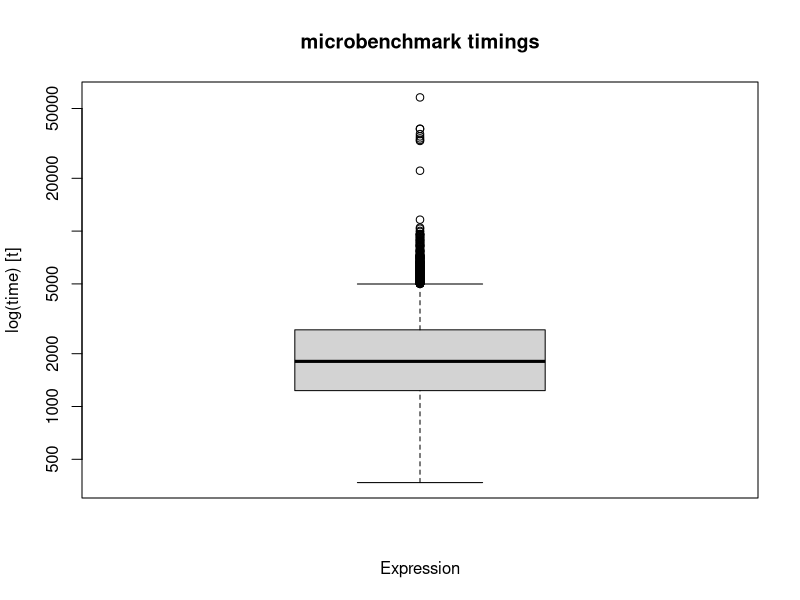
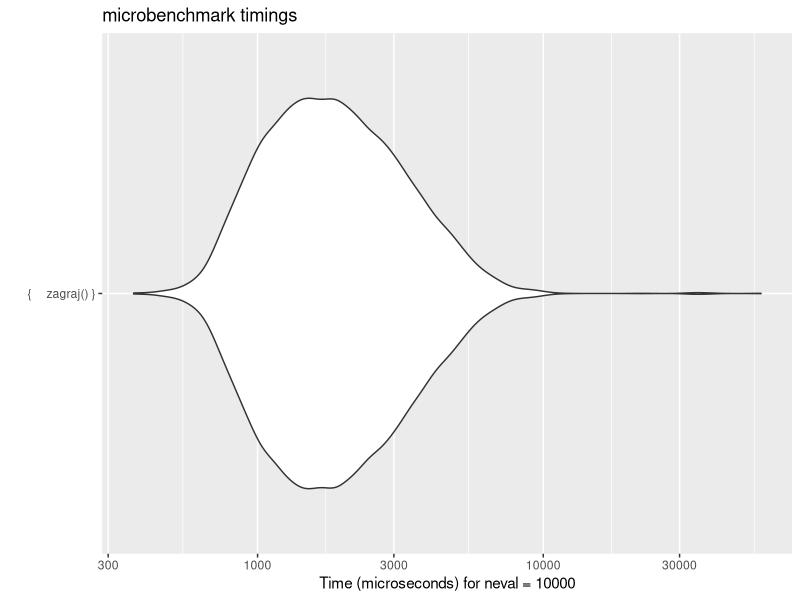

Recreate these plots in R, in order.
## ---- chunk 1
knitr::opts_chunk$set(echo = TRUE)
## ---- chunk 2
##Zdefiniowanie niezbednych wartosci:
## R,S,P,C,H,L,B, gdzie R - krolik, S - owca, P - swinia, C - krowa, H - kon, L - maly pies, B - duzy pies
stado_glowne <<- c(60,24,20,12,6,4,2)
stado <<- c(0,0,0,0,0,0,0)
kostka_zielona <- c('R','R','R','R','R','R','S','S','S','P','C','W')
kostka_czerwona <- c('R','R','R','R','R','R','S','S','P','P','H','F')
##gdzie: W - wilk, F - lis; reszta jak wyzej

##Wektory wymian o takiej samej strukturze jak stado i stado_glowne
##Mowia o tym, ile innych zwierza trzeba aby wymienic na dane zwierze
kon <- c(72,12,6,2,1,12,2)
krowa <- c(36,6,3,1,0,6,1)
swinia <- c(12,2,1,0,0,2,0)
owca <- c(6,1,0,0,0,1,0)
maly_pies <- c(6,1,0,0,0,1,0)
duzy_pies <- c(36,6,3,1,0,6,1)

## ---- chunk 3
##FUNKCJE POMOCNICZE
licz_ile_otrzyma <- function(sie_nalezy){
  if (all(sie_nalezy <= stado_glowne)){
    return(sie_nalezy)
  } else {
    sie_nalezy <- ifelse(sie_nalezy <= stado_glowne, sie_nalezy, stado_glowne)
    return(sie_nalezy)
  }
  ##sprawdzanie z bankiem; bierzemy max tyle ile jest w banku.
  ##funkcja zwraca wektor, wiec nalezy robic otrzymane <- licz_ile_otrzyma(otrzymane)
}


zdecyduj <- function(){
  ##funkcja decydujaca czy wymienic i rzucic czy tylko rzucic 
}



wykonaj_czynnosc <- function(co, jak='+'){
  if (jak=='+'){
    stado <<- stado + co
    stado_glowne <<- stado_glowne - co
    ## tu by sie przydalo sprawdzic czy sie wszystko zgadza
  } else {
    stado <<- stado - co
    stado_glowne <<- stado_glowne + co
    ## tu by sie przydalo sprawdzic czy sie wszystko zgadza
  }
  if (!all(stado+stado_glowne==c(60,24,20,12,6,4,2))){
    #cat('!!!! BLAD - STADA SIE NIE SUMUJA !!!!')
    break
  }
  ##wez z banku/oddaj do banku/wymien; bierze to co w licz_ile_otrzyma zwrocona
  ##symultanicznie robi operacje na banku i naszym stadzie
  ## sprawdza czy bank+stado sie sumuje odpowiednio
}

zakoncz <- function(x=stado){
  ##funkcja konczaca gre, gdy otrzymane beda zadane wartosci stada
  if(all(stado >= c(1,1,1,1,1,0,0))){
    #cat("Wygrales! Koniec gry!")
    return(TRUE)
  } else {
    #########
    suma = 0
    ##6+12+36+72+1 = 127 krolikow (owca, swinia, krowa, kon, krolik)
    for (i in 1:7){
      switch(i,
             "1"={suma <- suma + stado[i]},
             "2"={suma <- suma + 6*stado[i]},
             "3"={suma <- suma + 12*stado[i]},
             "4"={suma <- suma + 36*stado[i]},
             "5"={suma <- suma + 72*stado[i]},
             "6"={suma <- suma + 6*stado[i]},
             "7"={suma <- suma + 36*stado[i]})
    }
    if (suma >= 127){
      #cat("Wygrales! Koniec gry!")
      stado <<- c(suma-126,1,1,1,1,0,0)
      stado_glowne <<- (c(60,24,20,12,6,4,2) - stado)
      return(TRUE)
    }
    return(FALSE)
  }
}
##warunek zawarty w tej funkcji musi jeszcze zapewne zamykac petle gry z break()
##ale fajnie jak cos sie wyswietli na koniec
## ---- chunk 4
##FUNKCJE WYMIANY
czy_starczy_na_konia <- function(){
  suma = 0
  for (i in 1:7){
    switch(i,
           "1"={suma <- suma + stado[i]},
           "2"={suma <- suma + 6*stado[i]},
           "3"={suma <- suma + 12*stado[i]},
           "4"={suma <- suma + 36*stado[i]},
           "6"={suma <- suma + 6*stado[i]},
           "7"={suma <- suma + 36*stado[i]},
           suma <- suma)
  }
  if (suma >= 73){
    #cat("Starczy na konia i krolika! Wymieniasz")
    ##trzeba dodac petle zeby wymieniac az to niemozliwe
    wykonaj_czynnosc(c(stado[1:4],0,stado[6:7]),'-')
    ##usuwam wszystko ze stada, zeby wymienic na konia i krolika/i
    if ((suma-72)<=60){
      wykonaj_czynnosc(c((suma-72),0,0,0,1,0,0))
      #bierzemy konia, a reszte w krolikach
    } else {
      while((suma-72)>60){
        wykonaj_czynnosc(c(0,1,0,0,0,0,0))
        suma <- suma - 6
        ##to i tak nie powinno sie zdarzyc bo 60+72 to juz wygrana
      }
    }
  } 
  ## jesli nie starczy to nie robimy nic
}


owce_na_kroliki <- function(z_owiec=FALSE){
  if(z_owiec==TRUE){if(stado[2]>=1 & stado_glowne[1]>=6){
    wymiana <<- c('R')
    za_wymiane <<- c(0,1,0,0,0,0,0)
    return(wymiana)
  }else {
    wymiana <<- c('pusty')
    za_wymiane <<- c(0,0,0,0,0,0,0)
    #cat('Nie mozna wymienic')
  }}
}

swinie_na_owce <- function(ze_swin=FALSE){
  if(ze_swin==TRUE){if(stado[3]>=1 & stado_glowne[2]>=2){
    wymiana <<- c('SS')
    za_wymiane <<- c(0,0,1,0,0,0,0)
    return(wymiana)
  }else{
    wymiana <<- c('pusty')
    za_wymiane <<- c(0,0,0,0,0,0,0)
    #cat('Nie mozna wymienic')
  }}
}

##Funkcje "wymiana_cos" maja na celu sprawdzic mozliwosc wymiany
##i zwrocic wartosc mozliwa do wykorzystania dalej
##wyluczaja tez wektory, ktore mozna latwo odjac od stada i dodac do stada glownego
wymiana_owca <- function(b){
  ##funkcja sprawdza, czy podane zwierze mozna wymienic na owce
  ##i czy zwierzat w stadzie tego typu jest wystarczajaco duzo
  ##jesli tak, to podaje jednoelemenowy wektor odpowiadajacy owcy
  if (stado_glowne[2]==0){
    wymiana <<- c('pusty')
    za_wymiane <<- c(0,0,0,0,0,0,0)
    #cat("Brak w stadzie glownym!")
  } else {
    switch(b,
           krolik={if(stado[1]>=owca[1]){
             wymiana <<- c('S')
             za_wymiane <<- c(6,0,0,0,0,0,0)
             return(wymiana)
           }else{
             wymiana <<- c('pusty')
             za_wymiane <<- c(0,0,0,0,0,0,0)
             #cat("Za malo zwierzat na wymiane!")
           }},
           maly_pies={if(stado[6]>=owca[6]){
             wymiana <<- c('S')
             za_wymiane <<- c(0,0,0,0,0,1,0)
             return(wymiana)
           }else{
             wymiana <<- c('pusty')
             za_wymiane <<- c(0,0,0,0,0,0,0)
             #cat("Za malo zwierzat na wymiane!")
           }},
           owca={if(stado[2]>=owca[2]){
             wymiana <<- c('S')
             za_wymiane <<- c(0,1,0,0,0,0,0)
             return(wymiana)
           }else{
             wymiana <<- c('pusty')
             za_wymiane <<- c(0,0,0,0,0,0,0)
             #cat("Za malo zwierzat na wymiane!")
           }},
           ##jesli nie, to wyrzuca komunikat
           {wymiana <<- c('pusty')
           za_wymiane <<- c(0,0,0,0,0,0,0)
           #cat("Nie istnieje mozliwosc wymiany!")
           })
  }
}

wymiana_maly_pies <- function(b){
  if (stado_glowne[6]==0){
    wymiana <<- c('pusty')
    za_wymiane <<- c(0,0,0,0,0,0,0)
    #cat("Brak w stadzie glownym!")
  }else {
    ##funkcja jest co do zasady taka sama jak dla wymiana_owca
    switch(b,
           krolik={if(stado[1]>=maly_pies[1]){
             wymiana <<- c('L')
             za_wymiane <<- c(6,0,0,0,0,0,0)
             return(wymiana)
           }else{
             wymiana <<- c('pusty')
             za_wymiane <<- c(0,0,0,0,0,0,0)
             #cat("Za malo zwierzat na wymiane!")
           }},
           maly_pies={if(stado[6]>=maly_pies[6]){
             wymiana <<- c('L')
             za_wymiane <<- c(0,0,0,0,0,1,0)
             return(wymiana)
           }else{
             wymiana <<- c('pusty')
             za_wymiane <<- c(0,0,0,0,0,0,0)
             #cat("Za malo zwierzat na wymiane!")
           }},
           owca={if(stado[2]>=maly_pies[2]){
             wymiana <<- c('L')
             za_wymiane <<- c(0,1,0,0,0,0,0)
             return(wymiana)
           }else{
             wymiana <<- c('pusty')
             za_wymiane <<- c(0,0,0,0,0,0,0)
             #cat("Za malo zwierzat na wymiane!")
           }},
           {wymiana <<- c('pusty')
           za_wymiane <<- c(0,0,0,0,0,0,0)
           #cat("Nie istnieje mozliwosc wymiany!")
           })
  }
}

wymiana_swinia <- function(b){
  ##analogiczna do wymiana_owca
  if (stado_glowne[3]==0){
    wymiana <<- c('pusty')
    za_wymiane <<- c(0,0,0,0,0,0,0)
    #cat("Brak w stadzie glownym!")
  }else {
    switch(b,
           krolik={if(stado[1]>=swinia[1]){
             wymiana <<- c('P')
             za_wymiane <<- c(12,0,0,0,0,0,0)
             return(wymiana)
           }else{
             wymiana <<- c('pusty')
             za_wymiane <<- c(0,0,0,0,0,0,0)
             #cat("Za malo zwierzat na wymiane!")
           }},
           maly_pies={if(stado[6]>=swinia[6]){
             wymiana <<- c('P')
             za_wymiane <<- c(0,0,0,0,0,2,0)
             return(wymiana)
           }else{
             wymiana <<- c('pusty')
             za_wymiane <<- c(0,0,0,0,0,0,0)
             #cat("Za malo zwierzat na wymiane!")
           }},
           owca={if(stado[2]>=swinia[2]){
             wymiana <<- c('P')
             za_wymiane <<- c(0,2,0,0,0,0,0)
             return(wymiana)
           }else{
             wymiana <<- c('pusty')
             za_wymiane <<- c(0,0,0,0,0,0,0)
             #cat("Za malo zwierzat na wymiane!")
           }},
           swinia={if(stado[3]>=swinia[3]){
             wymiana <<- c('P')
             za_wymiane <<- c(0,0,1,0,0,0,0)
             return(wymiana)
           }else{
             wymiana <<- c('pusty')
             za_wymiane <<- c(0,0,0,0,0,0,0)
             #cat("Za malo zwierzat na wymiane!")
           }},
           {wymiana <<- c('pusty')
           za_wymiane <<- c(0,0,0,0,0,0,0)
           #cat("Nie istnieje mozliwosc wymiany!")
           })
  }
}

wymiana_krowa <- function(b){
  ##analogiczna do wymiana_owca i wymiana_swinia
  if (stado_glowne[4]==0){
    wymiana <<- c('pusty')
    za_wymiane <<- c(0,0,0,0,0,0,0)
    #cat("Brak w stadzie glownym!")
  }else {
    switch(b,
           krolik={if(stado[1]>=krowa[1]){
             wymiana <<- c('C')
             za_wymiane <<- c(36,0,0,0,0,0,0)
             return(wymiana)
           }else{
             wymiana <<- c('pusty')
             za_wymiane <<- c(0,0,0,0,0,0,0)
             #cat("Za malo zwierzat na wymiane!")
           }},
           maly_pies={if(stado[6]>=krowa[6]){
             wymiana <<- c('C')
             za_wymiane <<- c(0,0,0,0,0,6,0)
             return(wymiana)
           }else{
             wymiana <<- c('pusty')
             za_wymiane <<- c(0,0,0,0,0,0,0)
             #cat("Za malo zwierzat na wymiane!")
           }},
           owca={if(stado[2]>=krowa[2]){
             wymiana <<- c('C')
             za_wymiane <<- c(0,6,0,0,0,0,0)
             return(wymiana)
           }else{
             wymiana <<- c('pusty')
             za_wymiane <<- c(0,0,0,0,0,0,0)
             #cat("Za malo zwierzat na wymiane!")
           }},
           swinia={if(stado[3]>=krowa[3]){
             wymiana <<- c('C')
             za_wymiane <<- c(0,0,3,0,0,0,0)
             return(wymiana)
           }else{
             wymiana <<- c('pusty')
             za_wymiane <<- c(0,0,0,0,0,0,0)
             #cat("Za malo zwierzat na wymiane!")
           }},
           krowa={if(stado[4]>=krowa[4]){
             wymiana <<- c('C')
             za_wymiane <<- c(0,0,0,1,0,0,0)
             return(wymiana)
           }else{
             wymiana <<- c('pusty')
             za_wymiane <<- c(0,0,0,0,0,0,0)
             #cat("Za malo zwierzat na wymiane!")
           }},
           duzy_pies={if(stado[7]>=krowa[7]){
             wymiana <<- c('C')
             za_wymiane <<- c(0,0,0,0,0,0,1)
             return(wymiana)
           }else{
             wymiana <<- c('pusty')
             za_wymiane <<- c(0,0,0,0,0,0,0)
             #cat("Za malo zwierzat na wymiane!")
           }},
           {wymiana <<- c('pusty')
           za_wymiane <<- c(0,0,0,0,0,0,0)
           #cat("Nie istnieje mozliwosc wymiany!")
           })
  }
}

wymiana_duzy_pies <<- function(b){
  if (stado_glowne[7]==0){
    wymiana <<- c('pusty')
    za_wymiane <<- c(0,0,0,0,0,0,0)
    #cat("Brak w stadzie glownym!")
  } else {
    ##funkcja co do zasady taka sama jak wymiana_krowa
    switch(b,
           krolik={if(stado[1]>=duzy_pies[1]){
             wymiana <<- c('B')
             za_wymiane <<- c(36,0,0,0,0,0,0)
             return(wymiana)
           }else{
             wymiana <<- c('pusty')
             za_wymiane <<- c(0,0,0,0,0,0,0)
             #cat("Za malo zwierzat na wymiane!")
           }},
           maly_pies={if(stado[6]>=duzy_pies[6]){
             wymiana <<- c('B')
             za_wymiane <<- c(0,0,0,0,0,6,0)
             return(wymiana)
           }else{
             wymiana <<- c('pusty')
             za_wymiane <<- c(0,0,0,0,0,0,0)
             #cat("Za malo zwierzat na wymiane!")
           }},
           owca={if(stado[2]>=duzy_pies[2]){
             wymiana <<- c('B')
             za_wymiane <<- c(0,6,0,0,0,0,0)
             return(wymiana)
           }else{
             wymiana <<- c('pusty')
             za_wymiane <<- c(0,0,0,0,0,0,0)
             #cat("Za malo zwierzat na wymiane!")
           }},
           swinia={if(stado[3]>=duzy_pies[3]){
             wymiana <<- c('B')
             za_wymiane <<- c(0,0,3,0,0,0,0)
             return(wymiana)
           }else{
             wymiana <<- c('pusty')
             za_wymiane <<- c(0,0,0,0,0,0,0)
             #cat("Za malo zwierzat na wymiane!")
           }},
           krowa={if(stado[4]>=duzy_pies[4]){
             wymiana <<- c('B')
             za_wymiane <<- c(0,0,0,1,0,0,0)
             return(wymiana)
           }else{
             wymiana <<- c('pusty')
             za_wymiane <<- c(0,0,0,0,0,0,0)
             #cat("Za malo zwierzat na wymiane!")
           }},
           duzy_pies={if(stado[7]>=duzy_pies[7]){
             wymiana <<- c('B')
             za_wymiane <<- c(0,0,0,0,0,0,1)
             return(wymiana)
           }else{
             wymiana <<- c('pusty')
             za_wymiane <<- c(0,0,0,0,0,0,0)
             #cat("Za malo zwierzat na wymiane!")
           }},
           {wymiana <<- c('pusty')
           za_wymiane <<- c(0,0,0,0,0,0,0)
           #cat("Nie istnieje mozliwosc wymiany!")
           })
  }
}

wymiana_kon <- function(b){
  ##analogiczna do wymiana_owca, wymiana_swinia i wymiana_krowa
  if (stado_glowne[5]==0){
    wymiana <<- c('pusty')
    za_wymiane <<- c(0,0,0,0,0,0,0)
    #cat("Brak w stadzie glownym!")
  }else {
    switch(b,
           krolik={if(stado[1]>=kon[1]){
             wymiana <<- c('H')
             za_wymiane <<- c(72,0,0,0,0,0,0)
             return(wymiana)
           }else{
             wymiana <<- c('pusty')
             za_wymiane <<- c(0,0,0,0,0,0,0)
             #cat("Za malo zwierzat na wymiane!")
           }},
           maly_pies={if(stado[6]>=kon[6]){
             wymiana <<- c('H')
             za_wymiane <<- c(0,0,0,0,0,12,0)
             return(wymiana)
           }else{
             wymiana <<- c('pusty')
             za_wymiane <<- c(0,0,0,0,0,0,0)
             #cat("Za malo zwierzat na wymiane!")
           }},
           owca={if(stado[2]>=kon[2]){
             wymiana <<- c('H')
             za_wymiane <<- c(0,12,0,0,0,0,0)
             return(wymiana)
           }else{
             wymiana <<- c('pusty')
             za_wymiane <<- c(0,0,0,0,0,0,0)
             #cat("Za malo zwierzat na wymiane!")
           }},
           swinia={if(stado[3]>=kon[3]){
             wymiana <<- c('H')
             za_wymiane <<- c(0,0,6,0,0,0,0)
             return(wymiana)
           }else{
             wymiana <<- c('pusty')
             za_wymiane <<- c(0,0,0,0,0,0,0)
             #cat("Za malo zwierzat na wymiane!")
           }},
           krowa={if(stado[4]>=kon[4]){
             wymiana <<- c('H')
             za_wymiane <<- c(0,0,0,2,0,0,0)
             return(wymiana)
           }else{
             wymiana <<- c('pusty')
             za_wymiane <<- c(0,0,0,0,0,0,0)
             #cat("Za malo zwierzat na wymiane!")
           }},
           kon={if(stado[5]>=kon[5]){
             wymiana <<- c('H')
             za_wymiane <<- c(0,0,0,0,1,0,0)
             return(wymiana)
           }else{
             wymiana <<- c('pusty')
             za_wymiane <<- c(0,0,0,0,0,0,0)
             #cat("Za malo zwierzat na wymiane!")
           }},
           duzy_pies={if(stado[7]>=kon[7]){
             wymiana <<- c('H')
             za_wymiane <<- c(0,0,0,0,0,0,2)
             return(wymiana)
           }else{
             wymiana <<- c('pusty')
             za_wymiane <<- c(0,0,0,0,0,0,0)
             #cat("Za malo zwierzat na wymiane!")
           }},
           {wymiana <<- c('pusty')
           za_wymiane <<- c(0,0,0,0,0,0,0)
           #cat("Nie istnieje mozliwosc wymiany!")
           })
  }
}

z_wymiany <- function(zamien = FALSE){
  ##Wylicza wektor zwierzat otrzymanych z wymiany
  W <- c(0,0,0,0,0,0,0)
  if(zamien == TRUE){switch(wymiana,
                            R={W <- c(6,0,0,0,0,0,0)},
                            S={W <- c(0,1,0,0,0,0,0)},
                            SS={W <- c(0,2,0,0,0,0,0)},
                            P={W <- c(0,0,1,0,0,0,0)},
                            C={W <- c(0,0,0,1,0,0,0)},
                            H={W <- c(0,0,0,0,1,0,0)},
                            L={W <- c(0,0,0,0,0,1,0)},
                            B={W <- c(0,0,0,0,0,0,1)},
                            {W <- c(0,0,0,0,0,0,0)})}
  return(W)
}

wymien <- function(z,na){
  ##funkcja dokonujaca wymiany
  ##przyjmowane argumenty sa czytsko symboliczne, a ich wartosc nie ma znaczenia
  ##wlasciwie wymiany dokonuje sie na funkcjach wymien_zwierze('odpowiednie_zwierze')
  wykonaj_czynnosc(z_wymiany(TRUE),'+')
  wykonaj_czynnosc(za_wymiane,'-')
}
## ---- chunk 5
##FUNKCJE RZUCANIA

losuj_rzut_kostek <- function(a=kostka_zielona,b=kostka_czerwona){
  ##funkcja rzucajaca kostkami i tworzaca wynik rzutu (wektor 2 pola)
  wynik <- c(sample(a, 1), sample(b, 1))
  #  #cat(wynik)
  return(wynik)
}

zmiana_na_wektor <- function(wynik){
  ##Funkcja sprawdz wynik rzutu i zamienia go na wektor analogiczny do wektora stada
  ##Najpierw wynik z pierwszej kosci
  switch(wynik[1],
         R={c1 <- c(1,0,0,0,0,0,0)},
         S={c1 <- c(0,1,0,0,0,0,0)},
         P={c1 <- c(0,0,1,0,0,0,0)},
         C={c1 <- c(0,0,0,1,0,0,0)},
         {c1 <- c(0,0,0,0,0,0,0)}
  )
  ##Pozniej wynik z drugiej kosci
  switch(wynik[2],
         R={c2 <- c(1,0,0,0,0,0,0)},
         S={c2 <- c(0,1,0,0,0,0,0)},
         P={c2 <- c(0,0,1,0,0,0,0)},
         H={c2 <- c(0,0,0,0,1,0,0)},
         {c2 <- c(0,0,0,0,0,0,0)}
  )
  ##ten wektor jest abstrakcyjny - jego wartosci ulatwiaja pozniejsze liczenie
  z_rzutu <- (c1+c2)
  return(z_rzutu)
}

rzuc <- function(){
  otrzymane<-c(0,0,0,0,0,0,0)
  kostki<-losuj_rzut_kostek()
  ##co jesli stado puste - wtedy nie trzeba sprawdzac wilkow tylko od razu mozna tu sprawdzac czy kostki sa sobie rowne
  ##
  #  #cat(" , ")
  if (all(stado==0)){
    if (kostki[1]==kostki[2]){
      otrzymane <- licz_ile_otrzyma((zmiana_na_wektor(kostki))/2)
    }
    ## jesli nie sa sobie rowne no to nic nie dostajemy i tak.
  } else {
    if ('W' %in% kostki){
      if ('F' %in% kostki) {
        atak_drapieznika(TRUE,TRUE)
        ## atakuja nas zarowno wilk jak i lis
        ## nie mamy co otrzymac
      } else {
        atak_drapieznika(wilk = TRUE)
        ##atakuje nas tylko wilk
        #######PRZELICZANIE n/2
        wylosowane <- zmiana_na_wektor(kostki)
        otrzymane <- ifelse(wylosowane == 0, 0, trunc((stado+wylosowane)/2))
        otrzymane <- licz_ile_otrzyma(otrzymane)
        ##bo mozemy jeszcze wylosowac cos na drugiej co nam pasuje (np konia)
      }
    } else {
      if ('F' %in% kostki) {
        atak_drapieznika(TRUE)
        ##atakuje nas tylko lis
      }
      ###### PRZELICZANIE n/2
      wylosowane <- zmiana_na_wektor(kostki)
      otrzymane <- ifelse(wylosowane == 0, 0, trunc((stado+wylosowane)/2))
      otrzymane <- licz_ile_otrzyma(otrzymane)
      ##liczy sie zarowno w przypadku lisa jak i kiedy brak drapieznikow
      ##bo mozemy jeszcze wylosowac cos na drugiej co nam pasuje (np owce)
    } 
  }
  if (!all(otrzymane==0)){
    wykonaj_czynnosc(otrzymane)
  } else {
  }
  
  ##funkcja dokonujaca rzutu i reagujaca
}


atak_drapieznika <- function(lis = FALSE, wilk = FALSE){
  if (wilk == TRUE ){
    if (stado[7]>0){
      ##to sie u nas nie zdarza
      wykonaj_czynnosc(c(0,0,0,0,0,0,1),'-')
      ## to oznacza: jeden duzy pies. odejmij od stada (dodaj do glownego)
    } else {
      wykonaj_czynnosc(c(stado[1:4],0,0,0),'-')
      ## to oznacza: wszystkie zwierzeta oprocz konia i psow ktore sa w stadzie. odejmij od stada (dodaj do glownego)
    }
  }
  if (lis == TRUE ){
    if (stado[6]>0){
      wykonaj_czynnosc(c(0,0,0,0,0,1,0),'-')
      ## to oznacza: jeden maly pies. odejmij od stada (dodaj do glownego)
    } else {
      wykonaj_czynnosc(c(stado[1],0,0,0,0,0,0),'-')
      ## to oznacza: wszystkie kroliki ktore sa w stadzie. odejmij od stada (dodaj do glownego)
    }
  }
  ##funkcja przyjmujaca argument lis=True/False i wilk True/False
  ## sprawdza czy mamy psa/psy
  ##odejmuje psa/psy
  ##robi wykonaj_czynnosc i reaguje odpowiednio
}

## ---- chunk 6
## glowna funkcja przeprowadzajaca gre

zagraj <- function(){
  stado_glowne <<- c(60,24,20,12,6,4,2)
  stado <<- c(0,0,0,0,0,0,0)
  repeat{
    ##repeat bo musimy w dwoch miejscach sprawdzac czy nie zebralismy
    if (!all(stado==0)){
      ##jesli stado jest niepuste - bo jak puste to nie ma z czego wymieniac
      ##tutaj wymiany i ich warunki
      ##najpierw sprawdzamy czy starczy na konia i krolika
      czy_starczy_na_konia()
      if (stado[1]>6){
        ##jesli jest wiecej niz 6 krolikow i nie mamy malego psa
        if ((stado[6]==0) & (stado[1]>=9)){
          wymiana_maly_pies('krolik')
          wymien('krolik','maly_pies')
        }
        if (stado[2]>0){
          #jesli juz mamy owce
          wymiana_owca('krolik')
          wymien('krolik','owca')
        }
      } else {
        ##nie mamy krolikow, ale wiecej niz 3 owce i brak malego psa
        if ((stado[2]>3)&(stado[1]==0)&(stado[6]==0)){
          wymiana_maly_pies('owca')
          wymien('owca','maly_pies')
          owce_na_kroliki(TRUE)
          wymien('owca','krolik')
          #wymianakroliki
        }
        if ((stado[3]>0)&(stado[6])){
          #jesli mamy swinie ale nie malego psa
          swinie_na_owce(TRUE)
          wymien('swinia','owca')
          wymiana_maly_pies('owca')
          wymien('owca','maly_pies')
          ##czy tu jeszcze na kroliki? a moze zamienic kolejnoscia warunku sie da
        }
        #trzeba jeszczee dodac warunek ze jak krolikow 60 to wymienic na owce oprocz dziesieciu
      }
    }
    ##eeee tego chyba nie ma co sprawdzac? tylko po rzutach. przy wymianie nie zmienia nam sie ilosc, no chyba ze czegos zabraknie
    if (zakoncz()==TRUE){
      break
    }
    ##rzucamy zawsze, no chyba ze uzbieralismy
    rzuc()
    #    #cat(stado)
    if (zakoncz()==TRUE){
      break
    }
  }
}
## ---- chunk 7
##FUNKCJE STATYSTYK GRY
library(microbenchmark)
mierz_czas <- microbenchmark({zagraj()}, times=10000)
library(ggplot2)
boxplot(mierz_czas)
autoplot(mierz_czas)
print(mierz_czas)
##funkcja rbind() powinna dodawać do data frame nowa linijke na końcu
##ale opcji jest duzo, wiec najwyzej sie zamieni, jakby cos nie dzialalo
#czas <- data.frame()
#czas <- replicate(10000,{rbind(czas, mierz_czas[3])})
##funkcja mierzaca czas gry
#czas_gry <- czas$user
#mediana_i_srednia <- function(x=czas_gry){
##funkcja zwracajaca mediane i srednia z wartosci czasow gry
#  return(median(czas_gry))
#  return(mean(czas_gry))
#}

#library(ggplot2)
#narysuj_wykres <- ggplot(x,user,data=czas,color='green',geom='point',ylab="Czas gry",main='Czas trwania gry SuperFarmer')

## ---- chunk 8
##testy
##################
rzuc()
#cat(stado)
#cat(stado_glowne)
rzuc()
#cat(stado)
#cat(stado_glowne)
rzuc()
#cat(stado)
#cat(stado_glowne)
rzuc()
#cat(stado)
#cat(stado_glowne)
rzuc()
#cat(stado)
#cat(stado_glowne)
rzuc()
#cat(stado)
#cat(stado_glowne)
##################
stado <- c(7,2,0,0,0,0,0)
stado_glowne <- c(53,22,20,12,6,4,2)
wymiana_swinia('owca')
wymien('owca','swinia')
#cat(stado)
#cat(stado_glowne)
wymiana_swinia('owca')
wymien('owca','swinia')
#cat(stado)
#cat(stado_glowne)
stado <- c(36,0,1,0,0,0,0)
stado_glowne <- c(24,24,19,12,6,4,2)
wymiana_krowa('krolik')
wymien('krolik','krowa')
#cat(stado)
#cat(stado_glowne)
wymiana_duzy_pies('swinia')
wymien('swinia','duzy_pies')
#cat(stado)
#cat(stado_glowne)
stado <- c(5,2,3,0,0,0,0)
stado_glowne <- c(55,22,17,12,6,4,2)
owce_na_kroliki(TRUE)
wymien('krolik','owca')
#cat(stado)
#cat(stado_glowne)
swinie_na_owce(TRUE)
wymien('owca','swinia')
#cat(stado)
#cat(stado_glowne)
owce_na_kroliki(TRUE)
wymien('krolik','owca')
#cat(stado)
#cat(stado_glowne)
owce_na_kroliki(TRUE)
wymien('krolik','owca')
#cat(stado)
#cat(stado_glowne)
stado <- c(57,1,0,0,0,0,0)
stado_glowne <- c(3,23,20,12,6,4,2)
owce_na_kroliki(TRUE)
wymien('krolik','owca')
#cat(stado)
#cat(stado_glowne)
swinie_na_owce(TRUE)
wymien('owca','swinia')
#cat(stado)
#cat(stado_glowne)
